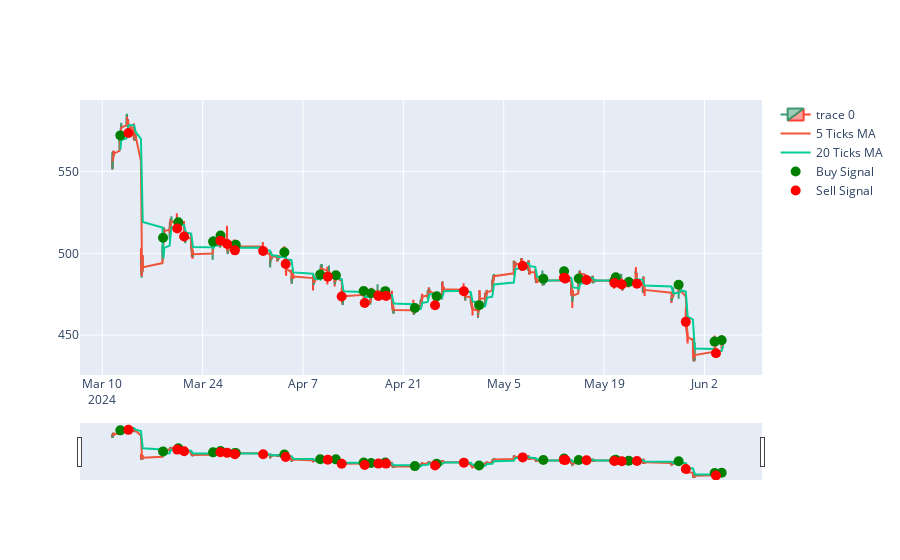

Here is the notebook cell this chart was saved with:
### Code cell
# calculate profit and loss

tsm_data['buy_price'] = np.where(tsm_data['signal'] == 1, tsm_data['Close'], np.nan)
tsm_data['sell_price'] = np.where(tsm_data['signal'] == -1, tsm_data['Close'], np.nan)

tsm_data['buy_price'] = tsm_data['buy_price'].ffill()
tsm_data['sell_price'] = tsm_data['sell_price'].ffill()

tsm_data['PnL'] = tsm_data['sell_price'] - tsm_data['buy_price']

print(tsm_data['PnL'].sum())

# plot the profit and loss

fig = go.Figure(data=[go.Candlestick(x=tsm_data.index,
                open=tsm_data['Open'],
                high=tsm_data['High'],
                low=tsm_data['Low'],
                close=tsm_data['Close'])])

fig.add_trace(go.Scatter(x=tsm_data.index, y=tsm_data['Close'].rolling(window=5).mean(), name='5 Ticks MA'))
fig.add_trace(go.Scatter(x=tsm_data.index, y=tsm_data['Close'].rolling(window=20).mean(), name='20 Ticks MA'))

buy_signals = tsm_data[tsm_data['signal'] == 1]
sell_signals = tsm_data[tsm_data['signal'] == -1]

fig.add_trace(go.Scatter(x=buy_signals.index, y=buy_signals['Close'], mode='markers', marker=dict(color='green', size=10), name='Buy Signal'))
fig.add_trace(go.Scatter(x=sell_signals.index, y=sell_signals['Close'], mode='markers', marker=dict(color='red', size=10), name='Sell Signal'))

fig.show()

### Figure 1 — Plotly figure (JSON) as saved in the notebook; plotly's stock layout.template omitted (floating-point values rounded to 4 significant figures; data arrays with more than 128 entries replaced by an {"elided": "..."} marker saying what was removed)
{"data": [{"close": {"elided": "779 float values"}, "high": {"elided": "779 float values"}, "low": {"elided": "779 float values"}, "open": {"elided": "779 float values"}, "type": "candlestick", "x": {"elided": "779 str values"}}, {"name": "5 Ticks MA", "type": "scatter", "x": {"elided": "779 str values"}, "y": {"elided": "779 float values"}}, {"name": "20 Ticks MA", "type": "scatter", "x": {"elided": "779 str values"}, "y": {"elided": "779 float values"}}, {"marker": {"color": "green", "size": 10}, "mode": "markers", "name": "Buy Signal", "type": "scatter", "x": ["2024-03-12T12:30:00-04:00", "2024-03-18T11:30:00-04:00", "2024-03-20T14:30:00-04:00", "2024-03-25T11:00:00-04:00", "2024-03-26T12:00:00-04:00", "2024-03-28T10:30:00-04:00", "2024-03-28T15:00:00-04:00", "2024-04-04T09:30:00-04:00", "2024-04-09T09:30:00-04:00", "2024-04-11T14:00:00-04:00", "2024-04-15T11:00:00-04:00", "2024-04-16T12:00:00-04:00", "2024-04-18T11:30:00-04:00", "2024-04-22T14:30:00-04:00", "2024-04-25T15:30:00-04:00", "2024-05-01T13:30:00-04:00", "2024-05-10T12:30:00-04:00", "2024-05-13T10:00:00-04:00", "2024-05-15T11:00:00-04:00", "2024-05-20T10:00:00-04:00", "2024-05-20T15:00:00-04:00", "2024-05-22T10:30:00-04:00", "2024-05-29T09:30:00-04:00", "2024-06-03T10:00:00-04:00", "2024-06-04T09:30:00-04:00"], "y": [572.1, 509.5, 519.0, 507.2, 510.9, 504.7, 505.2, 500.7, 487.0, 486.5, 476.9, 475.6, 476.8, 466.6, 473.7, 468.3, 484.4, 489.0, 484.6, 483, 485.3, 482.4, 480.8, 446.0, 446.9]}, {"marker": {"color": "red", "size": 10}, "mode": "markers", "name": "Sell Signal", "type": "scatter", "x": ["2024-03-13T15:30:00-04:00", "2024-03-20T11:00:00-04:00", "2024-03-21T10:00:00-04:00", "2024-03-26T11:30:00-04:00", "2024-03-27T10:00:00-04:00", "2024-03-28T12:00:00-04:00", "2024-04-01T10:30:00-04:00", "2024-04-04T14:00:00-04:00", "2024-04-10T11:00:00-04:00", "2024-04-12T09:30:00-04:00", "2024-04-15T14:30:00-04:00", "2024-04-17T12:30:00-04:00", "2024-04-18T14:00:00-04:00", "2024-04-25T10:00:00-04:00", "2024-04-29T10:30:00-04:00", "2024-05-07T15:30:00-04:00", "2024-05-13T09:30:00-04:00", "2024-05-13T14:30:00-04:00", "2024-05-16T13:00:00-04:00", "2024-05-20T10:30:00-04:00", "2024-05-21T11:00:00-04:00", "2024-05-23T14:00:00-04:00", "2024-05-30T09:30:00-04:00", "2024-06-03T14:30:00-04:00"], "y": [573.6, 515.2, 510.3, 507.7, 505.7, 501.8, 501.4, 493.4, 485.6, 473.6, 469.6, 474.0, 473.9, 468.2, 476.8, 492.3, 485.0, 484.6, 483.7, 481.8, 480.9, 481.4, 458.1, 438.9]}], "layout": {}}
